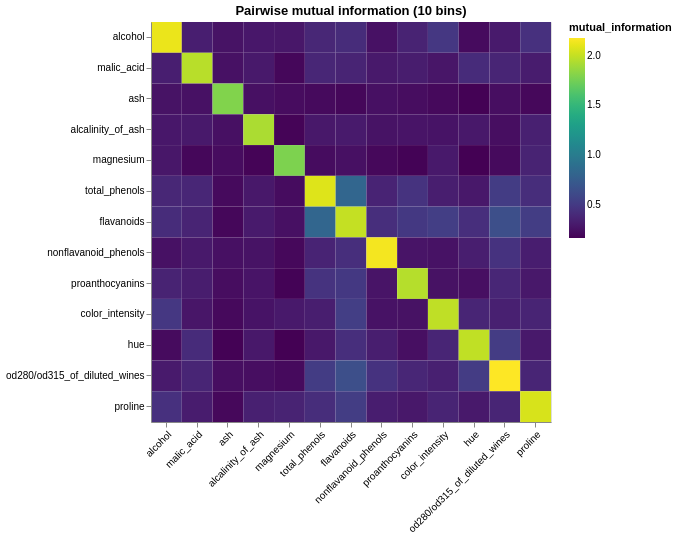

The notebook cell saved with this chart:
### Markdown cell above
Mutual information measures any dependence between two variables, not just the linear kind Pearson correlation picks up. `sklearn`'s `mutual_info_score` expects discrete labels, so each continuous feature is binned into 10 equal-width bins first. The diagonal is each feature's own entropy, which is why it dominates the colour scale.

### Code cell
def mutual_info_matrix(data, bins=10):
    """MI needs discrete variables, so continuous features are binned first."""
    new = data.drop('target', axis=1)
    disc = new.apply(lambda s: pd.cut(s, bins=bins, labels=False))
    cols = list(disc.columns)
    m = pd.DataFrame(
        [[mis(disc[a], disc[b]) for b in cols] for a in cols],
        index=cols, columns=cols)
    return m, cols

def mi_chart(data, bins=10):
    m, order = mutual_info_matrix(data, bins)
    long = m.reset_index().melt('index')
    long.columns = ['var_1', 'var_2', 'mutual_information']
    return alt.Chart(long).mark_rect().encode(
        alt.X('var_1', title=None, sort=order, axis=alt.Axis(labelAngle=-45)),
        alt.Y('var_2', title=None, sort=order),
        alt.Color('mutual_information:Q', scale=alt.Scale(scheme='viridis')),
        tooltip=['var_1', 'var_2', alt.Tooltip('mutual_information:Q', format='.3f')],
    ).properties(width=400, height=400, title='Pairwise mutual information (10 bins)')
c2 = mi_chart(data_wine)

c2

### Figure 1 — Vega-Lite specification as saved in the notebook (floating-point values rounded to 4 significant figures; data arrays with more than 128 entries replaced by an {"elided": "..."} marker saying what was removed)
{"config": {"view": {"continuousWidth": 300, "continuousHeight": 300}}, "data": {"name": "data-76f67181c094e6ab5ae24bcfca9bd404"}, "mark": {"type": "rect"}, "encoding": {"color": {"field": "mutual_information", "scale": {"scheme": "viridis"}, "type": "quantitative"}, "tooltip": [{"field": "var_1", "type": "nominal"}, {"field": "var_2", "type": "nominal"}, {"field": "mutual_information", "format": ".3f", "type": "quantitative"}], "x": {"axis": {"labelAngle": -45}, "field": "var_1", "sort": ["alcohol", "malic_acid", "ash", "alcalinity_of_ash", "magnesium", "total_phenols", "flavanoids", "nonflavanoid_phenols", "proanthocyanins", "color_intensity", "hue", "od280/od315_of_diluted_wines", "proline"], "title": null, "type": "nominal"}, "y": {"field": "var_2", "sort": ["alcohol", "malic_acid", "ash", "alcalinity_of_ash", "magnesium", "total_phenols", "flavanoids", "nonflavanoid_phenols", "proanthocyanins", "color_intensity", "hue", "od280/od315_of_diluted_wines", "proline"], "title": null, "type": "nominal"}}, "height": 400, "title": "Pairwise mutual information (10 bins)", "width": 400, "$schema": "https://vega.github.io/schema/vega-lite/v5.8.0.json", "datasets": {"data-76f67181c094e6ab5ae24bcfca9bd404": {"elided": "169 records"}}}
